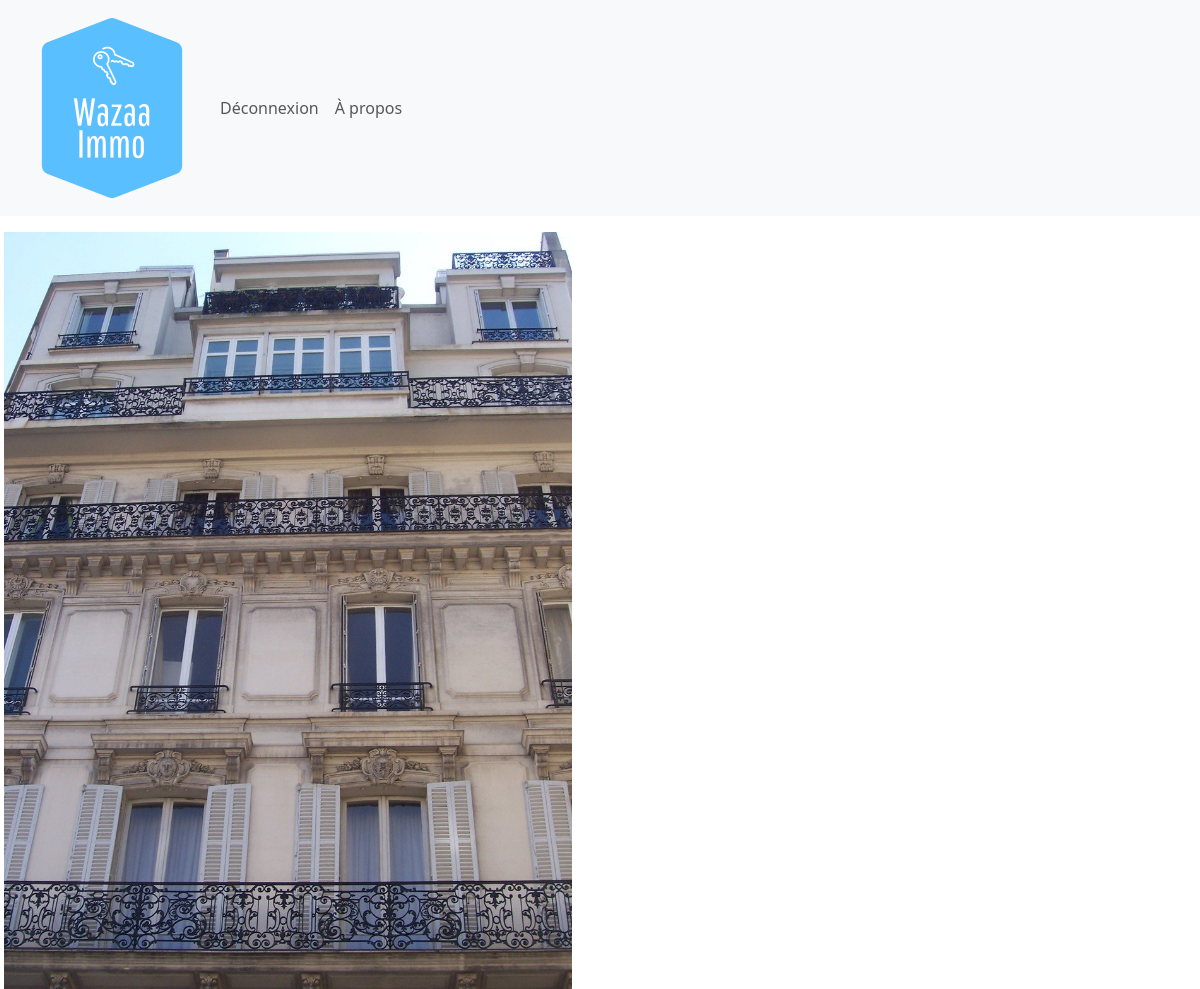
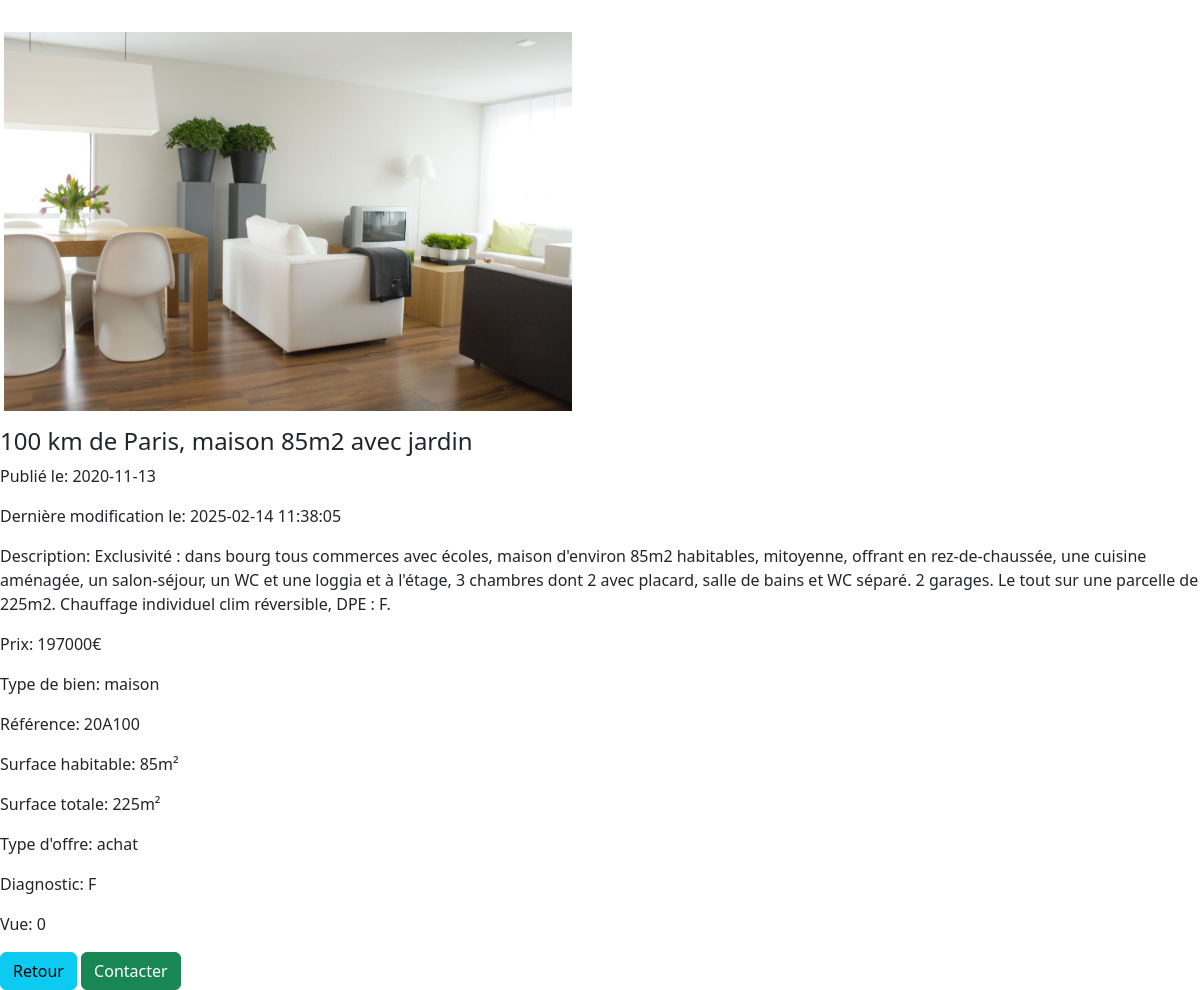
Screenshot of /annonce.php?info=1 (signed in) with the database file from the repository (2 pictures, top to bottom).
### tables this page shows
CREATE TABLE IF NOT EXISTS `waz_photos` (
  `pht_id` int(11) NOT NULL AUTO_INCREMENT,
  `pht_libelle` varchar(50) DEFAULT NULL,
  `an_id` int(11) NOT NULL,
  PRIMARY KEY (`pht_id`),
  KEY `an_id` (`an_id`)
);

CREATE TABLE IF NOT EXISTS `waz_annonces` (
  `an_id` int(11) NOT NULL AUTO_INCREMENT,
  `an_pieces` int(11) DEFAULT NULL,
  `an_titre` varchar(200) NOT NULL,
  `an_ref` varchar(10) NOT NULL,
  `an_description` text NOT NULL,
  `an_local` varchar(100) DEFAULT NULL,
  `an_surf_hab` int(11) DEFAULT NULL,
  `an_surf_tot` int(11) NOT NULL,
  `an_prix` varchar(13) DEFAULT NULL,
  `an_diagnostic` varchar(1) NOT NULL,
  `an_d_ajout` date NOT NULL,
  `an_d_modif` datetime DEFAULT NULL,
  `an_statut` tinyint(1) NOT NULL,
  `an_vues` int(11) NOT NULL,
  `tb_id` int(11) NOT NULL,
  `u_id` int(11) NOT NULL,
  `to_id` int(11) NOT NULL,
  PRIMARY KEY (`an_id`),
  KEY `tb_id` (`tb_id`),
  KEY `u_id` (`u_id`),
  KEY `to_id` (`to_id`)
);

CREATE TABLE IF NOT EXISTS `waz_type_bien` (
  `tb_id` int(11) NOT NULL AUTO_INCREMENT,
  `tb_libelle` varchar(50) NOT NULL,
  PRIMARY KEY (`tb_id`)
);

CREATE TABLE IF NOT EXISTS `waz_type_offre` (
  `to_id` int(11) NOT NULL AUTO_INCREMENT,
  `to_libelle` varchar(50) NOT NULL,
  PRIMARY KEY (`to_id`)
);

### annonce.php (the view, shortened to what this page needs)
<?php
include("header.php");
$id = isset($_GET['info']) ? $_GET['info'] : '';
$stmt = $pdo->prepare("SELECT * FROM waz_annonces a JOIN waz_type_bien tb ON a.tb_id = tb.tb_id
JOIN waz_type_offre o ON a.to_id = o.to_id
WHERE an_id = ?");
$stmt->execute([$id]);
$annonce = $stmt->fetchAll(PDO::FETCH_ASSOC);
$stmtPhotos = $pdo->prepare("SELECT * FROM waz_photos WHERE an_id = ?");
$stmtPhotos->execute([$id]);
$photos = $stmtPhotos->fetchAll(PDO::FETCH_ASSOC);
?>
<?php if(count($annonce) > 0):?>
<?php foreach ($annonce as $annonceValue): ?>
    <?php foreach($photos as $photo):?>
        <img src="assets/photos/annonce_<?= htmlentities($photo['an_id'])?>/<?= htmlentities($photo['pht_libelle'])?>" alt="" class="row w-50 p-3">
    <?php endforeach;?>
    <h4><?= htmlentities($annonceValue['an_titre']) ?></h4>
        <p>Publié le: <?= htmlentities($annonceValue['an_d_ajout']) ?></p>
        <?php if ($annonceValue['an_d_modif']): ?>
            <p>Dernière modification le: <?= htmlentities($annonceValue['an_d_modif']) ?></p>
        <?php endif; ?>
        <p>Description: <?= htmlentities($annonceValue['an_description']) ?>
    <p>Prix: <?= htmlentities($annonceValue['an_prix']) ?>€</p>
    <p>Type de bien: <?= htmlentities($annonceValue['tb_libelle']) ?></p>
    <p>Référence: <?= htmlentities($annonceValue['an_ref']) ?></p>
    <p>Surface habitable: <?= htmlentities($annonceValue['an_surf_hab']) ?>m²</p>
    <p>Surface totale: <?= htmlentities($annonceValue['an_surf_tot']) ?>m²</p>
    <p>Type d'offre: <?= htmlentities($annonceValue['to_libelle']) ?></p>
    <p>Diagnostic: <?= htmlentities($annonceValue['an_diagnostic']) ?></p>
    <p>Vue: <?= htmlentities($annonceValue['an_vues']) ?></p>
    <a href="index.php" class="btn btn-info">Retour</a>
    <a href="contact.php?annonce=<?= htmlentities($annonceValue['an_id'])?>" class="btn btn-success">Contacter</a>
<?php endforeach; ?>
<?php else:?>
    <p>Annonce introuvable</p>
<?php endif;?>
<?php
    include("footer.php");
?>

### rows the page displays
waz_annonces: an_titre "100 km de Paris, maison 85m2 avec jardin", an_d_ajout "2020-11-13", an_d_modif "2025-02-14 11:38:05", an_description "Exclusivité : dans bourg tous commerces avec écoles, maison d'environ 85m2 habitables, mitoyenne, offrant en rez-de-chaussée, une cuisine aménagée, un salon-séjour, un WC et une loggia et à l'étage, 3 chambres dont 2 avec placard, salle de bains et WC séparé. 2 garages. Le tout sur une parcelle de 225m2. Chauffage individuel clim réversible, DPE : F.", an_prix "197000", tb.tb_libelle "maison", an_ref "20A100", an_surf_hab "85", an_surf_tot "225", to.to_libelle "achat", an_diagnostic "F", an_vues "0"
waz_photos: pht_libelle (picture)
waz_photos: pht_libelle (picture)
